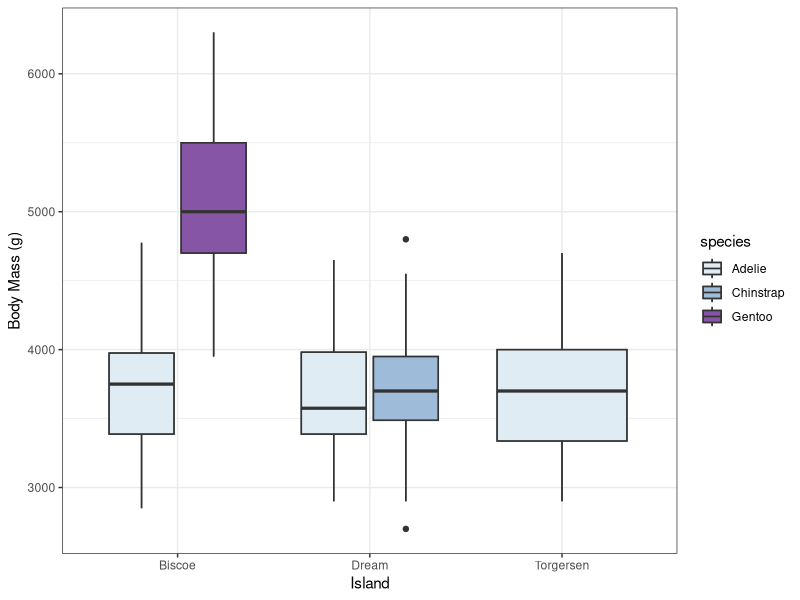
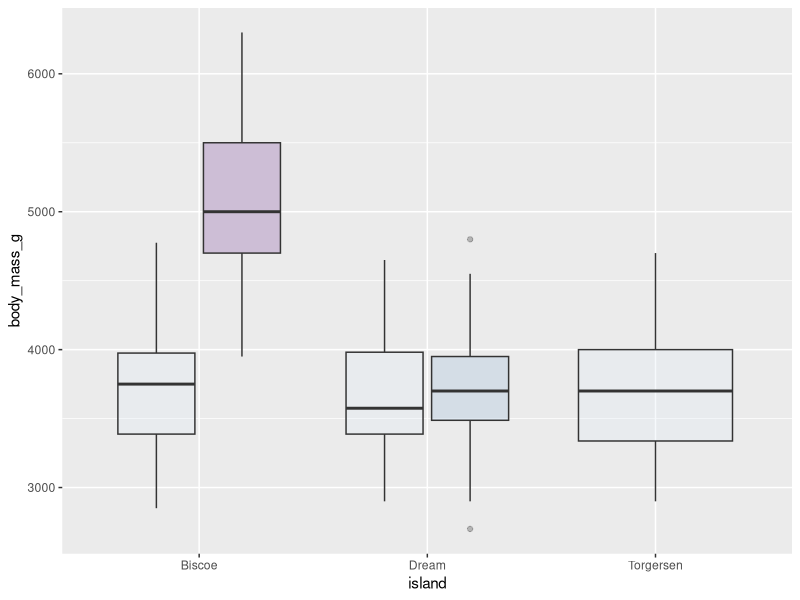

Reproduce these figures in R, in order.
library(palmerpenguins)
library(ggplot2)

# Make the following changes to this basic boxplot.
# 1) Change the grey background to white
# 2) Clean up the axis labels
# 3) Make the color vary by island
# 4) Choose a color palette that you enjoy!
okabe_ito <- c("#E69F00", "#56EBE9", "#009E73", "#F0E442", "#0072B2")

ggplot(penguins, aes(x = island, y= body_mass_g, fill = species)) + geom_boxplot() + labs(x = "Island", y = "Body Mass (g)") + geom_boxplot(alpha=0.3) + theme(legend.position="none") + scale_fill_brewer(palette = "BuPu") + theme_bw()

  ggplot(penguins, aes(x=island, y=body_mass_g, fill=species)) +
  geom_boxplot(alpha=0.3) +
  theme(legend.position="none") +
  scale_fill_brewer(palette="BuPu")

